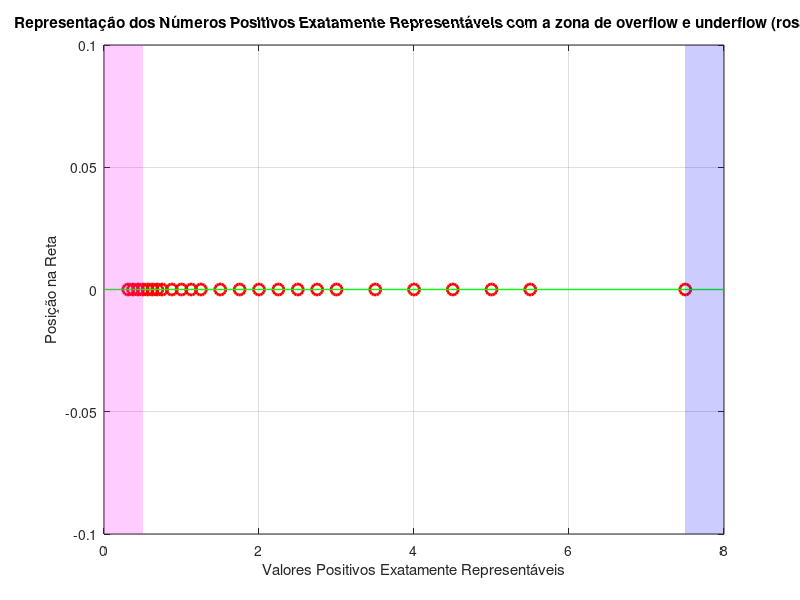

This figure's MATLAB source:
% Definindo os valores positivos exatamente representáveis
representaveis = [0.3125, 0.375, 0.4375, 0.5, 0.5625, 0.625, 0.6875, 0.75, ...
                   0.875, 1.0, 1.125, 1.25, 1.5, 1.75, 2.0, 2.25, 2.5, ...
                   2.75, 3.0, 3.5, 4.0, 4.5, 5.0, 5.5, 7.5];

% Criando a figura
figure;

% Plotando os pontos representáveis na reta com cor vermelha
plot(representaveis, zeros(size(representaveis)), 'ro', 'MarkerSize', 8, 'LineWidth', 2);
hold on;

% Ajustando os limites dos eixos
xlim([0 8]);
ylim([-0.1 0.1]);

% Adicionando grid e labels
grid on;
xlabel('Valores Positivos Exatamente Representáveis');
ylabel('Posição na Reta');
title('Representação dos Números Positivos Exatamente Representáveis com a zona de overflow e underflow (rosa)');

% Adicionando uma linha horizontal verde
line([0 8], [0 0], 'Color', 'g', 'LineWidth', 1);

% Região de Underflow (valores menores que 0.5) em rosa
fill([0, 0.5, 0.5, 0], [-0.1, -0.1, 0.1, 0.1], 'm', 'FaceAlpha', 0.2, 'EdgeColor', 'none');

% Região de Overflow (valores maiores que 7.5) em azul
fill([7.5, 8, 8, 7.5], [-0.1, -0.1, 0.1, 0.1], 'b', 'FaceAlpha', 0.2, 'EdgeColor', 'none');

% Exibindo a figura
hold off;
